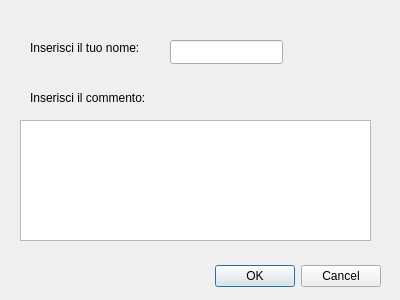
<?xml version="1.0" encoding="UTF-8"?>
<ui version="4.0">
 <class>AddCommentDialog</class>
 <widget class="QDialog" name="AddCommentDialog">
  <property name="geometry">
   <rect>
    <x>0</x>
    <y>0</y>
    <width>400</width>
    <height>300</height>
   </rect>
  </property>
  <property name="windowTitle">
   <string>Dialog</string>
  </property>
  <widget class="QDialogButtonBox" name="buttonBox">
   <property name="geometry">
    <rect>
     <x>40</x>
     <y>260</y>
     <width>341</width>
     <height>32</height>
    </rect>
   </property>
   <property name="orientation">
    <enum>Qt::Horizontal</enum>
   </property>
   <property name="standardButtons">
    <set>QDialogButtonBox::Cancel|QDialogButtonBox::Ok</set>
   </property>
  </widget>
  <widget class="QLabel" name="label">
   <property name="geometry">
    <rect>
     <x>30</x>
     <y>40</y>
     <width>121</width>
     <height>16</height>
    </rect>
   </property>
   <property name="text">
    <string>Inserisci il tuo nome:</string>
   </property>
  </widget>
  <widget class="QLineEdit" name="fieldName">
   <property name="geometry">
    <rect>
     <x>170</x>
     <y>40</y>
     <width>113</width>
     <height>24</height>
    </rect>
   </property>
  </widget>
  <widget class="QLabel" name="label_2">
   <property name="geometry">
    <rect>
     <x>30</x>
     <y>90</y>
     <width>131</width>
     <height>16</height>
    </rect>
   </property>
   <property name="text">
    <string>Inserisci il commento:</string>
   </property>
  </widget>
  <widget class="QTextEdit" name="textEdit">
   <property name="geometry">
    <rect>
     <x>20</x>
     <y>120</y>
     <width>351</width>
     <height>121</height>
    </rect>
   </property>
  </widget>
 </widget>
 <resources/>
 <connections>
  <connection>
   <sender>buttonBox</sender>
   <signal>accepted()</signal>
   <receiver>AddCommentDialog</receiver>
   <slot>accept()</slot>
   <hints>
    <hint type="sourcelabel">
     <x>248</x>
     <y>254</y>
    </hint>
    <hint type="destinationlabel">
     <x>157</x>
     <y>274</y>
    </hint>
   </hints>
  </connection>
  <connection>
   <sender>buttonBox</sender>
   <signal>rejected()</signal>
   <receiver>AddCommentDialog</receiver>
   <slot>reject()</slot>
   <hints>
    <hint type="sourcelabel">
     <x>316</x>
     <y>260</y>
    </hint>
    <hint type="destinationlabel">
     <x>286</x>
     <y>274</y>
    </hint>
   </hints>
  </connection>
 </connections>
</ui>
